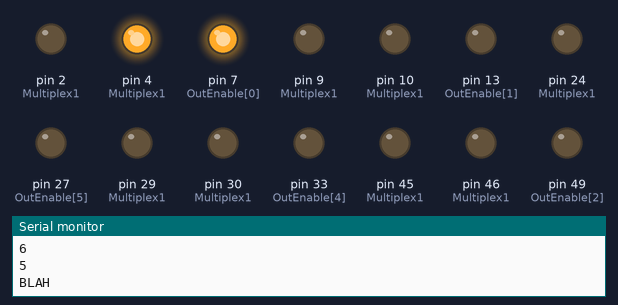
A sketch run on a simulated Arduino Mega 2560, built with avr-gcc and run on an emulated ATmega2560. Parts: output pins drawn as LEDs (lit = HIGH), the last lines printed to the serial monitor. At 7.1 s the program stops and its outputs stay as they are.

Above: at 0.1 s.
At 0.9 s:
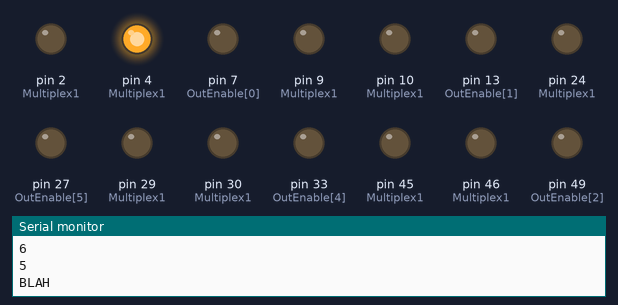
At 1.7 s:
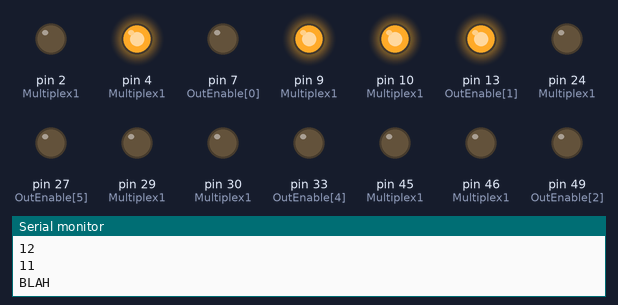
At 2.5 s:
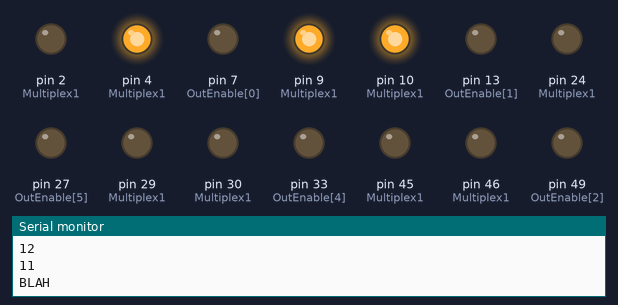
At 6.4 s:
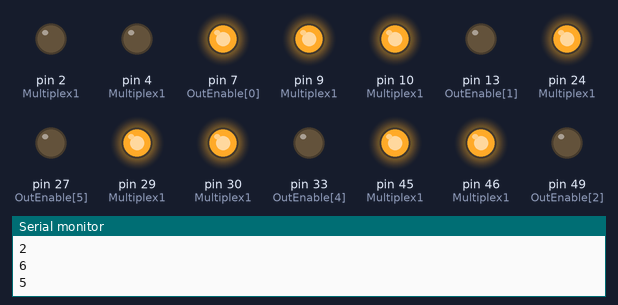
At 7.0 s:
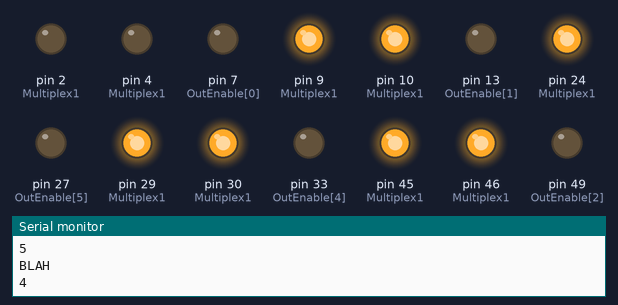
Timing chart, 0 to 8.5 s (numbered marks = the images above):
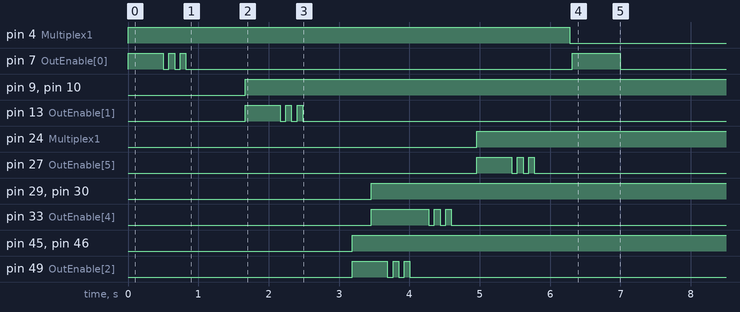

The sketch:

OldManProject_LED_Control_Code_Demonstration_Current.ino
```cpp
int Multiplex1 [6] [5] = { // White, Blue, Yellow, Brown, Purple
  {4, 3, 2, 6, 5}, // Index of Pins controlling the LEDs on the first string
  {10, 9, 8, 12, 11}, // Index of Pins controlling the LEDs on the second string
  {46, 45, 44, 48, 47}, // Index of Pins controlling the LEDs on the third string
  {40, 39, 38, 42, 41}, // Index of Pins controlling the LEDs on the fourth string
  {30, 29, 28, 32, 31}, // Index of Pins controlling the LEDs on the fifth string
  {24, 23, 22, 26, 25} // Index of Pins controlling the LEDs on the sixth string

};
int ledPin = 1;                 // LED connected to digital pin 13

int OutEnable [6] = {7, 13, 49, 43, 33, 27}; // One for each multiplexer, might want to change this later on to differentiate between outEnable and pin on. Not sure why that'd be necessary though.
int OpenLEDs [6] = {27, 35, 41, 47, 53, 7};

int i;
int Led_Number_Loop;
int StringNum_Loop;
int Time_Index_Loop;

int TestingArray[46][3] = {
  {1,0,500},
  {201,0,842},
  {3,1,500},
  {203,1,702},
  {3,2,269},
  {3,4,231},
  {203,2,269},
  {203,4,359},
  {1,5,500},
  {201,5,500},
};

void setup()
{
  Serial.begin(9600);

  for (int thisPin_1 = 0; thisPin_1 < 6; thisPin_1++)
  {
    for (int thisPin_2 = 0; thisPin_2 < 5; thisPin_2++)
    {
      pinMode(Multiplex1[thisPin_1] [thisPin_2], OUTPUT);
    }
  }
  for (int thisPin_3 = 0; thisPin_3 < 6; thisPin_3++)
  {
    pinMode(OutEnable[thisPin_3], OUTPUT);
  }
  for (int thisPin_4 = 0; thisPin_4 < 6; thisPin_4++)
  {
    pinMode(OpenLEDs[thisPin_4], OUTPUT);
  }
  int numRows = sizeof(TestingArray) / sizeof(TestingArray[0]);
  //Serial.print("Number of rows = ");Serial.println(numRows);

}

void loop()
{
  int numRows = sizeof(TestingArray) / sizeof(TestingArray[0]);
  Serial.print("Number of rows = "); Serial.println(numRows);
  digitalWrite(OutEnable[0], LOW); // Make sure Multiplexer is turned off before switching states.
  digitalWrite(OutEnable[1], LOW); // Make sure Multiplexer is turned off before switching states.
  digitalWrite(OutEnable[2], LOW); // Make sure Multiplexer is turned off before switching states.
  digitalWrite(OutEnable[3], LOW); // Make sure Multiplexer is turned off before switching states.
  digitalWrite(OutEnable[4], LOW); // Make sure Multiplexer is turned off before switching states.
  digitalWrite(OutEnable[5], LOW); // Make sure Multiplexer is turned off before switching states.

  for (int i = 0; i < numRows; i++)
  {
    // Serial.println(i);
    Led_Number_Loop = TestingArray[i][0];
    StringNum_Loop = TestingArray[i][1];
    Time_Index_Loop = TestingArray[i][2];
    // Serial.println(Led_Number_Loop);

    if (Led_Number_Loop < 200)
    {
      Multiplexer_Control(Led_Number_Loop, StringNum_Loop, Time_Index_Loop, OutEnable);
    }
    else
    {
      Led_Number_Loop = Led_Number_Loop - 200;
      LED_Flash(Led_Number_Loop, StringNum_Loop, Time_Index_Loop, OutEnable);
    }
  }
  digitalWrite(OutEnable[StringNum_Loop], LOW); // Turn on LED!
  while (1) {}
}

void Multiplexer_Control(int Led_Number, int StringNum, int Time_Index, int* OutEnable)
{
  if (Led_Number == 32)
  {
    digitalWrite(OpenLEDs[StringNum], 1);
    delay(Time_Index);
  }
  else
  {
    int r0 = bitRead(Led_Number, 0);   // Reads the first (least significant bit) of the LED number
    int r1 = bitRead(Led_Number, 1);   // Reads the second bit of the LED number
    int r2 = bitRead(Led_Number, 2);   // Reads the third bit of the LED number
    int r3 = bitRead(Led_Number, 3);   // Reads the fourth bit of the LED number
    int r4 = bitRead(Led_Number, 4);   // Reads the fifth bit of the LED number

    Serial.println(Multiplex1[StringNum][0]); Serial.println(Multiplex1[StringNum][1]); Serial.println(Multiplex1[StringNum][2]); Serial.println(Multiplex1[StringNum][3]); Serial.println(Multiplex1[StringNum][4]);
    Serial.println("BLAH");

    digitalWrite(OutEnable[StringNum], LOW); // Make sure Multiplexer is turned off before switching states.

    digitalWrite(Multiplex1[StringNum][0], r0); // Switching Multiplexer to have the right state
    digitalWrite(Multiplex1[StringNum][1], r1);
    digitalWrite(Multiplex1[StringNum][2], r2);
    digitalWrite(Multiplex1[StringNum][3], r3);
    digitalWrite(Multiplex1[StringNum][4], r4);

    digitalWrite(OutEnable[StringNum], HIGH); // Turn on LED!

    delay(Time_Index); // Keep this LED on until the next thing happens
  }

}
void LED_Flash(int Led_Number, int StringNum, int Time_Index, int* OutEnable)
{
  if (Led_Number == 32)
  {
    digitalWrite(OpenLEDs[StringNum], LOW); // Turn off LED!
    delay(5);
    digitalWrite(OpenLEDs[StringNum], HIGH); // Turn on LED!
    delay(5);
    digitalWrite(OpenLEDs[StringNum], LOW); // Turn off LED!
    delay(5);
    digitalWrite(OpenLEDs[StringNum], HIGH); // Turn on LED!
    delay(5);
    digitalWrite(OpenLEDs[StringNum], LOW); // Turn on LED!
  }
  else
  {
    digitalWrite(OutEnable[StringNum], LOW); // Turn off LED!
    delay(80);
    digitalWrite(OutEnable[StringNum], HIGH); // Turn on LED!
    delay(80);
    digitalWrite(OutEnable[StringNum], LOW); // Turn off LED!
    delay(80);
    digitalWrite(OutEnable[StringNum], HIGH); // Turn on LED!
    delay(80);
    digitalWrite(OutEnable[StringNum], LOW); // Turn on LED!
    delay(Time_Index);
  }
}
```

Measured:
- by itself, pin 4 (Multiplex1): LOW → HIGH at 0.00 s, → LOW 6.3 s later
- by itself, pin 9 (Multiplex1), pin 10 (Multiplex1): LOW → HIGH at 1.7 s
- by itself, pin 13 (OutEnable[1]): repeats every 0.16 s: LOW 0.08 s, HIGH 0.08 s, until it stays LOW from 2.5 s
- by itself, pin 24 (Multiplex1): LOW → HIGH at 5.0 s
- by itself, pin 29 (Multiplex1), pin 30 (Multiplex1): LOW → HIGH at 3.5 s
- by itself, pin 45 (Multiplex1), pin 46 (Multiplex1): LOW → HIGH at 3.2 s
